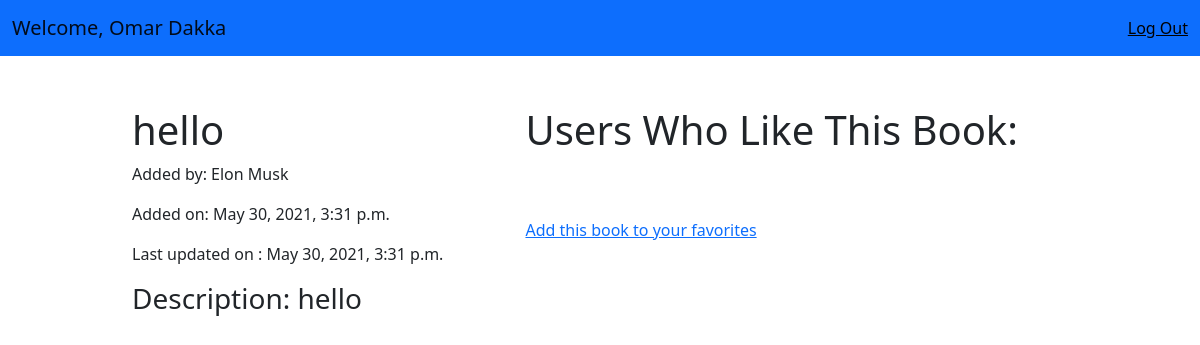
The page /books/7 (signed in) on the database its author committed.
### books_app/models.py (models this page shows)
class Book(models.Model):
    title = models.CharField(max_length=255)
    description = models.TextField()
    uploaded_by = models.ForeignKey(users,related_name="books_uploaded", on_delete=CASCADE)
    users_who_like = models.ManyToManyField(users,related_name="liked_books")
    created_at = models.DateTimeField(auto_now_add=True)
    updated_at = models.DateTimeField(auto_now=True)
    objects = UserManager()

### login_app/models.py (models this page shows)
class users(models.Model):
    first_name = models.CharField(max_length=255)
    last_name = models.CharField(max_length=255)
    Birthday = models.DateField(default = date.today())
    email = models.CharField(max_length=255, unique=True)
    Password = models.CharField(max_length=255)
    created_at = models.DateTimeField(auto_now_add=True)
    updated_at = models.DateTimeField(auto_now=True)
    objects = UserManager()

### books_app/views.py (the view)
# urls.py: path("/<int:book_id>",views.view_book),
def view_book(request,book_id):
    user = request.session['first_name'] + " " + request.session['last_name']
    user_id = request.session['id']
    current_book = Book.objects.get(id = book_id)
    fav_books = get_fav_books(request.session['id'])
    users_who_liked = current_book.users_who_like.all()
    current_user_like = current_book.users_who_like.filter(id = user_id).count() < 1
    context = {
        "user" : user,
        "user_id" : user_id,
        "fav_books" : fav_books,
        "current_book" : current_book,
        "users_who_liked" : users_who_liked,
        "current_user_like" : current_user_like
    }
    return render(request,"view_book.html",context)

### books_app/models.py (called while the page is built)
def get_fav_books(user_id):
    user = users.objects.get(id = user_id)
    return user.liked_books.all()

### books_app/templates/view_book.html (shortened to what this page needs)
<!DOCTYPE html>
<html lang="en">
<head>
    <link href="https://cdn.jsdelivr.net/npm/bootstrap@5.0.1/dist/css/bootstrap.min.css" rel="stylesheet"
>
</head>
<body>
    <nav class="navbar navbar-expand-lg navbar-light bg-primary">
        <div class="container-fluid">
            <a class="navbar-brand" href="#">Welcome, {{user}}</a>
            <div class="d-flex justify-content-end">
                <a href="/logout" class="dark">Log Out</a>
            </div>
        </div>
    </nav>
    {% if user_id == current_book.uploaded_by.id %}
    <div class="d-flex justify-content-evenly">
        <div>
            <form action="/books/update_book/{{ current_book.id }}" method="POST">
                {% csrf_token %}
                <div class="push">
                    <input type="text" class="form-control" value="{{current_book.title}}" name="bookName">
                    <p>Added by: {{ current_book.uploaded_by.first_name }} {{ current_book.uploaded_by.last_name }}</p>
                    <p>Added on: {{ current_book.created_at }}</p>
                    <p>Last updated on : {{ current_book.updated_at }}</p>
                </div>
                <div class="push">
                    <label for="description" class="form-label">Description</label>
                    <textarea class="form-control" name="desc" rows="3">{{ current_book.description }}</textarea>
                </div>
                <button type="submit" class="btn btn-primary btn-lg push">Update</button>
                <a href="/books/delete_book/{{ current_book.id }}" class="btn btn-danger btn-lg push">Delete</a>
            </form>
        </div>
            {% else %}
            <div class="d-flex justify-content-evenly">
                <div class="push">
                    <h1>{{current_book.title}}</h1>
                    <p>Added by: {{ current_book.uploaded_by.first_name }} {{ current_book.uploaded_by.last_name }}</p>
                    <p>Added on: {{ current_book.created_at }}</p>
                    <p>Last updated on : {{ current_book.updated_at }}</p>
                    <h3>Description: {{ current_book.description }}</h3>
                </div>
                {% endif %}
                <div class="push-right">
                    <h1>Users Who Like This Book:</h1>
                    {% if current_user_like %}
                    <br><br>
                    <a href="/books/add_fav_view/{{current_book.id}}">Add this book to your favorites</a>
                    {% endif %}
                </div>
            </div>
</body>
</html>

### books_app/templates/view_book.html (style rules this page uses)
.push { margin-left: 50px; margin-top: 50px }
.push-right { margin-right: 100px; margin-top: 50px; }
.dark { color: black; }

### rows shown on the page
Book: title "hello", uploaded_by.first_name "Elon", uploaded_by.last_name "Musk", created_at "May 30, 2021, 3:31 p.m.", updated_at "May 30, 2021, 3:31 p.m.", description "hello"

### other values the page prints
{{ user }} "Omar Dakka"
